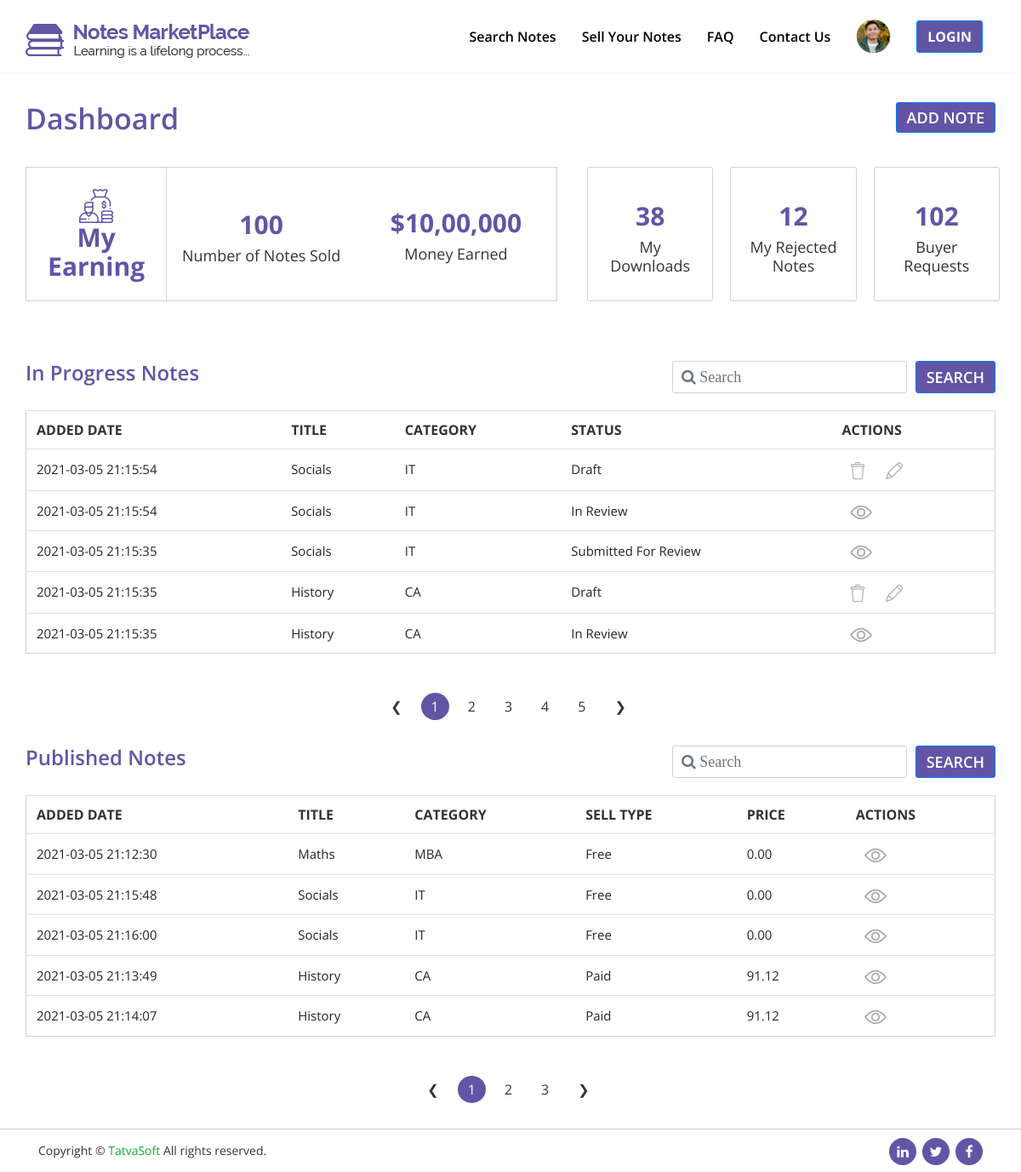
The app's page /NotesMarketPlace/front/dashboard-page.php with its own data.
### tables this page shows
CREATE TABLE `sellernotes` (
  `noteid` int(10) UNSIGNED NOT NULL,
  `sellerid` int(10) UNSIGNED NOT NULL,
  `status` int(11) UNSIGNED NOT NULL,
  `actionedby` int(11) UNSIGNED DEFAULT NULL,
  `admin_remarks` varchar(255) DEFAULT NULL,
  `publisheddate` datetime DEFAULT NULL,
  `title` varchar(100) NOT NULL,
  `category` int(100) UNSIGNED NOT NULL,
  `displaypic` varchar(255) DEFAULT NULL,
  `notetype` int(11) UNSIGNED DEFAULT NULL,
  `page_no` int(11) DEFAULT NULL,
  `description` varchar(255) NOT NULL,
  `university_name` varchar(200) DEFAULT NULL,
  `country` int(11) UNSIGNED DEFAULT NULL,
  `course` varchar(100) DEFAULT NULL,
  `course_code` varchar(100) DEFAULT NULL,
  `proffesor` varchar(100) DEFAULT NULL,
  `ispaid` int(11) UNSIGNED NOT NULL,
  `selling_price` decimal(10,2) DEFAULT NULL,
  `notespreview` varchar(255) DEFAULT NULL,
  `createddate` datetime DEFAULT NULL,
  `createdby` int(11) DEFAULT NULL,
  `modifieddate` datetime DEFAULT NULL,
  `modifiedby` int(11) DEFAULT NULL,
  `isactive` bit(1) NOT NULL
);

CREATE TABLE `notecategories` (
  `categoryid` int(10) UNSIGNED NOT NULL,
  `name` varchar(100) NOT NULL,
  `description` varchar(255) NOT NULL,
  `createddate` datetime DEFAULT NULL,
  `createdby` int(11) DEFAULT NULL,
  `modifieddate` datetime DEFAULT NULL,
  `modifiedby` int(11) DEFAULT NULL,
  `isactive` bit(1) NOT NULL
);

CREATE TABLE `referencedata` (
  `refdataid` int(10) UNSIGNED NOT NULL,
  `value` varchar(100) NOT NULL,
  `datavalue` varchar(100) NOT NULL,
  `refcategory` varchar(100) NOT NULL,
  `createddate` datetime DEFAULT NULL,
  `createdby` int(11) DEFAULT NULL,
  `modifieddate` datetime DEFAULT NULL,
  `modifiedby` int(11) DEFAULT NULL,
  `isactive` bit(1) NOT NULL
);

### NotesMarketPlace/front/dashboard-page.php (the view, shortened to what the rows shown need)
<?php
include "db.php";
$limit = 5;
if (isset($_GET["page"])) {
    $page  = $_GET["page"];
} else {
    $page = 1;
};
$start_from = ($page - 1) * $limit;
if (isset($_POST['search_1'])) {
    $search_result = $_POST['search_result'];
    $query = "SELECT sellernotes.noteid,sellernotes.modifieddate,sellernotes.title,
              notecategories.name,referencedata.value FROM sellernotes LEFT JOIN
              notecategories ON sellernotes.category=notecategories.categoryid LEFT JOIN referencedata
              ON sellernotes.status=referencedata.refdataid WHERE sellernotes.title LIKE '%$search_result%'
              AND sellernotes.isactive=1 AND referencedata.refdataid IN (3,4,5)
              ORDER BY sellernotes.modifieddate DESC LIMIT $start_from, $limit";
    $result = mysqli_query($con, $query);
    $result_num = mysqli_query($con, "SELECT COUNT(noteid) FROM sellernotes WHERE title LIKE '%$search_result%' AND sellernotes.isactive=1 AND status IN (3,4,5)");
    $row = mysqli_fetch_row($result_num);
    $total_records = $row[0];
    $total_pages = ceil($total_records / $limit);
} else {
    $query = "SELECT sellernotes.noteid,sellernotes.modifieddate,sellernotes.title,notecategories.name,
              referencedata.value FROM sellernotes LEFT JOIN notecategories ON
              sellernotes.category=notecategories.categoryid LEFT JOIN referencedata
              ON sellernotes.status=referencedata.refdataid WHERE referencedata.refdataid IN (3,4,5)
              AND sellernotes.isactive=1 ORDER BY sellernotes.modifieddate DESC LIMIT $start_from, $limit";
    $result = mysqli_query($con, $query);
}
?>
<!DOCTYPE html>
<html lang="en">
<head>
    <link rel="stylesheet" href="css/font-awesome/css/font-awesome.min.css">
    <link rel="stylesheet" href="css/bootstrap/bootstrap.min.css">
    <link rel="stylesheet" href="css/style.css">
    <link rel="stylesheet" href="css/responsive.css">
</head>
<body class="sticky-header">
    <div id="search-all-font">
        <div id="dashboard-table-1">
            <div class="container">
                <div class="row">
                    <div class="col-md-12 column-padding-remover">
                        <div class="table-responsive">
                            <table class="table entire-table table-small">
                                <tr class="table-heading">
                                    <th scope="col"> added date </th>
                                    <th scope="col">title </th>
                                    <th scope="col">category</th>
                                    <th scope="col">status</th>
                                    <th scope="col">actions</th>
                                    <?php
                                    while ($row = mysqli_fetch_assoc($result)) {
                                        $date = $row['modifieddate'];
                                        $title = $row['title'];
                                        $category_name = $row['name'];
                                        $refe_data = $row['value'];
                                        $noteid = $row['noteid'];
                                        echo "<tr>
                                        <td>$date</td>
                                        <td>$title</td>
                                        <td>$category_name</td>
                                        <td>$refe_data</td>";
                                        if ($refe_data == 'Draft') {
                                            echo " <td>
                                            <a href='delete_draft.php?id=$noteid'>
                                            <img src='images/delete.png' title='Click to delete' alt='Delete'></a>
                                            <a href='add-notes-page.php?id=$noteid'>
                                            <img src='images/edit.png' title='Click to Edit' alt='edit'></a>
                                        </td>
                                    </tr>";
                                        } else {
                                            echo " <td>
                                        <img src='images/eye.png' title='Click to View' alt='View'>
                                        </td>
                                    </tr>";
                                        }
                                    }
                                    ?>
                            </table>
                        </div>
                    </div>
                </div>
            </div>
        </div>
        <?php
        if (isset($_GET["page_info"])) {
            $page_info  = $_GET["page_info"];
        } else {
            $page_info = 1;
        };
        $start_from2 = ($page_info - 1) * $limit;
        if (isset($_POST['search_2'])) {
            $search_result2 = $_POST['search_result2'];
            $query2 = "SELECT sellernotes.publisheddate,sellernotes.title,notecategories.name,
                        referencedata.value,sellernotes.selling_price FROM sellernotes LEFT JOIN
                        notecategories ON sellernotes.category=notecategories.categoryid LEFT JOIN
                        referencedata ON sellernotes.ispaid=referencedata.refdataid WHERE
                        sellernotes.title LIKE '%$search_result2%' AND sellernotes.status=6
                        ORDER BY sellernotes.modifieddate DESC LIMIT $start_from2, $limit";
            $result2 = mysqli_query($con, $query2);
            $result_num2 = mysqli_query($con, "SELECT COUNT(noteid) FROM sellernotes WHERE title LIKE '%$search_result2%' AND status=6");
            $row2 = mysqli_fetch_row($result_num2);
            $total_records2 = $row2[0];
            $total_pages2 = ceil($total_records2 / $limit);
        } else {
            $query2 = "SELECT sellernotes.publisheddate,sellernotes.title,notecategories.name,
                        referencedata.value,sellernotes.selling_price FROM sellernotes LEFT JOIN
                        notecategories ON sellernotes.category=notecategories.categoryid LEFT JOIN
                        referencedata ON sellernotes.ispaid=referencedata.refdataid WHERE
                        sellernotes.status=6 ORDER BY sellernotes.modifieddate DESC LIMIT $start_from2, $limit";
            $result2 = mysqli_query($con, $query2);
        }
        ?>
        <div id="dashboard-table-2">
            <div class="container">
                <div class="row">
                    <div class="col-md-12 column-padding-remover">
                        <div class="table-responsive">
                            <table class="table entire-table table-small">
                                <tr class="table-heading">
                                    <th scope="col">added date </th>
                                    <th scope="col">title</th>
                                    <th scope="col">category</th>
                                    <th scope="col">sell type </th>
                                    <th scope="col">price</th>
                                    <th scope="col">actions</th>
                                </tr>
                                <?php
                                while ($row = mysqli_fetch_assoc($result2)) {
                                    $date2 = $row['publisheddate'];
                                    $title2 = $row['title'];
                                    $category_name2 = $row['name'];
                                    $refe_data2 = $row['value'];
                                    $sell_price = $row['selling_price'];
                                    echo "<tr>
                                        <td>$date2</td>
                                        <td>$title2</td>
                                        <td>$category_name2</td>
                                        <td>$refe_data2</td>
                                        <td>$sell_price</td>
                                        <td> <a href='notes-details-page.php'><img src='images/eye.png' title='Click to View' alt='View'></a> </td>
                                         </tr>";
                                }
                                ?>
                            </table>
                        </div>
                    </div>
                </div>
            </div>
        </div>
    </div>
</body>
</html>

### records on screen
sellernotes: modifieddate "2021-03-05 21:15:54", title "Socials", category.name "IT", status.value "Draft"
sellernotes: modifieddate "2021-03-05 21:15:54", title "Socials", category.name "IT", status.value "In Review"
sellernotes: modifieddate "2021-03-05 21:15:35", title "Socials", category.name "IT", status.value "Submitted For Review"
sellernotes: modifieddate "2021-03-05 21:15:35", title "History", category.name "CA", status.value "Draft"
sellernotes: modifieddate "2021-03-05 21:15:35", title "History", category.name "CA", status.value "In Review"
sellernotes: publisheddate "2021-03-05 21:12:30", title "Maths", category.name "MBA", ispaid.value "Free", selling_price "0.00"
sellernotes: publisheddate "2021-03-05 21:15:48", title "Socials", category.name "IT", ispaid.value "Free", selling_price "0.00"
sellernotes: publisheddate "2021-03-05 21:16:00", title "Socials", category.name "IT", ispaid.value "Free", selling_price "0.00"
sellernotes: publisheddate "2021-03-05 21:13:49", title "History", category.name "CA", ispaid.value "Paid", selling_price "91.12"
sellernotes: publisheddate "2021-03-05 21:14:07", title "History", category.name "CA", ispaid.value "Paid", selling_price "91.12"
